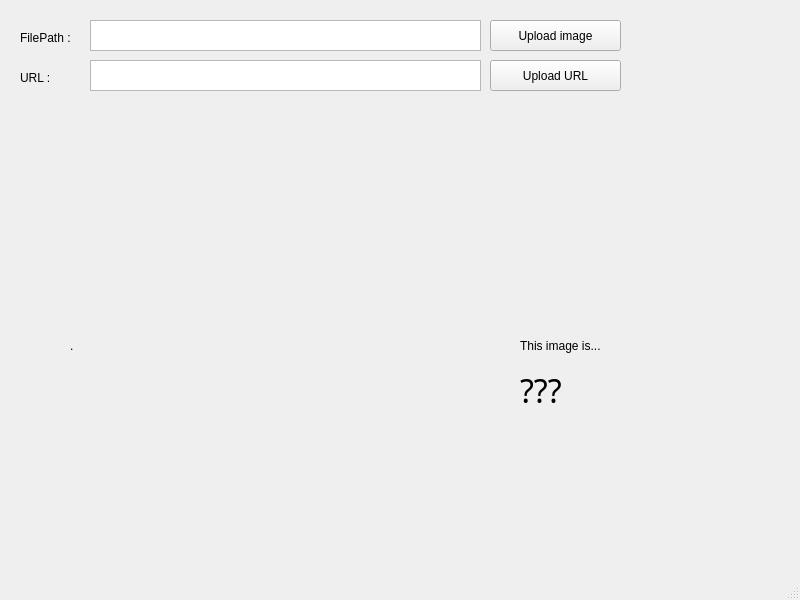
<?xml version="1.0" encoding="UTF-8"?>
<ui version="4.0">
 <class>MainWindow</class>
 <widget class="QMainWindow" name="MainWindow">
  <property name="geometry">
   <rect>
    <x>0</x>
    <y>0</y>
    <width>800</width>
    <height>600</height>
   </rect>
  </property>
  <property name="windowTitle">
   <string>MainWindow</string>
  </property>
  <widget class="QWidget" name="centralwidget">
   <widget class="QLabel" name="label">
    <property name="geometry">
     <rect>
      <x>520</x>
      <y>330</y>
      <width>161</width>
      <height>31</height>
     </rect>
    </property>
    <property name="text">
     <string>This image is...</string>
    </property>
   </widget>
   <widget class="QPushButton" name="uploadPath">
    <property name="geometry">
     <rect>
      <x>490</x>
      <y>20</y>
      <width>131</width>
      <height>31</height>
     </rect>
    </property>
    <property name="text">
     <string>Upload image</string>
    </property>
   </widget>
   <widget class="QLabel" name="result">
    <property name="geometry">
     <rect>
      <x>520</x>
      <y>360</y>
      <width>251</width>
      <height>61</height>
     </rect>
    </property>
    <property name="font">
     <font>
      <family>Agency FB</family>
      <pointsize>24</pointsize>
      <weight>50</weight>
      <bold>false</bold>
     </font>
    </property>
    <property name="text">
     <string>???</string>
    </property>
   </widget>
   <widget class="QPlainTextEdit" name="pathtext">
    <property name="geometry">
     <rect>
      <x>90</x>
      <y>20</y>
      <width>391</width>
      <height>31</height>
     </rect>
    </property>
   </widget>
   <widget class="QLabel" name="label_2">
    <property name="geometry">
     <rect>
      <x>20</x>
      <y>30</y>
      <width>71</width>
      <height>16</height>
     </rect>
    </property>
    <property name="text">
     <string>FilePath :</string>
    </property>
   </widget>
   <widget class="QPlainTextEdit" name="urltext">
    <property name="geometry">
     <rect>
      <x>90</x>
      <y>60</y>
      <width>391</width>
      <height>31</height>
     </rect>
    </property>
   </widget>
   <widget class="QLabel" name="label_3">
    <property name="geometry">
     <rect>
      <x>20</x>
      <y>70</y>
      <width>51</width>
      <height>16</height>
     </rect>
    </property>
    <property name="text">
     <string>URL :</string>
    </property>
   </widget>
   <widget class="QPushButton" name="uploadUrl">
    <property name="geometry">
     <rect>
      <x>490</x>
      <y>60</y>
      <width>131</width>
      <height>31</height>
     </rect>
    </property>
    <property name="text">
     <string>Upload URL</string>
    </property>
   </widget>
   <widget class="QLabel" name="image">
    <property name="geometry">
     <rect>
      <x>70</x>
      <y>150</y>
      <width>431</width>
      <height>391</height>
     </rect>
    </property>
    <property name="text">
     <string>.</string>
    </property>
   </widget>
  </widget>
  <widget class="QMenuBar" name="menubar">
   <property name="geometry">
    <rect>
     <x>0</x>
     <y>0</y>
     <width>800</width>
     <height>26</height>
    </rect>
   </property>
  </widget>
  <widget class="QStatusBar" name="statusbar"/>
 </widget>
 <resources/>
 <connections/>
</ui>
